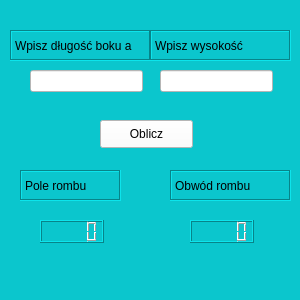
<?xml version="1.0" encoding="UTF-8"?>
<ui version="4.0">
 <class>Romb</class>
 <widget class="QWidget" name="Romb">
  <property name="geometry">
   <rect>
    <x>0</x>
    <y>0</y>
    <width>300</width>
    <height>300</height>
   </rect>
  </property>
  <property name="minimumSize">
   <size>
    <width>300</width>
    <height>300</height>
   </size>
  </property>
  <property name="maximumSize">
   <size>
    <width>300</width>
    <height>300</height>
   </size>
  </property>
  <property name="windowTitle">
   <string>Form</string>
  </property>
  <property name="styleSheet">
   <string notr="true">background:rgb(11, 198, 205)</string>
  </property>
  <widget class="QLabel" name="label">
   <property name="geometry">
    <rect>
     <x>10</x>
     <y>30</y>
     <width>141</width>
     <height>31</height>
    </rect>
   </property>
   <property name="styleSheet">
    <string notr="true">labelcolor:rgb(204, 204, 204)</string>
   </property>
   <property name="frameShape">
    <enum>QFrame::Box</enum>
   </property>
   <property name="frameShadow">
    <enum>QFrame::Sunken</enum>
   </property>
   <property name="lineWidth">
    <number>1</number>
   </property>
   <property name="midLineWidth">
    <number>0</number>
   </property>
   <property name="text">
    <string>Wpisz długość boku a</string>
   </property>
   <property name="wordWrap">
    <bool>false</bool>
   </property>
   <property name="textInteractionFlags">
    <set>Qt::LinksAccessibleByMouse</set>
   </property>
  </widget>
  <widget class="QPushButton" name="obliczButton">
   <property name="geometry">
    <rect>
     <x>100</x>
     <y>120</y>
     <width>93</width>
     <height>28</height>
    </rect>
   </property>
   <property name="styleSheet">
    <string notr="true">background:rgb(255, 255, 255)</string>
   </property>
   <property name="text">
    <string>Oblicz</string>
   </property>
  </widget>
  <widget class="QLabel" name="label_2">
   <property name="geometry">
    <rect>
     <x>20</x>
     <y>170</y>
     <width>101</width>
     <height>31</height>
    </rect>
   </property>
   <property name="styleSheet">
    <string notr="true">labelcolor:rgb(204, 204, 204)</string>
   </property>
   <property name="frameShape">
    <enum>QFrame::Box</enum>
   </property>
   <property name="frameShadow">
    <enum>QFrame::Sunken</enum>
   </property>
   <property name="lineWidth">
    <number>1</number>
   </property>
   <property name="midLineWidth">
    <number>0</number>
   </property>
   <property name="text">
    <string>Pole rombu</string>
   </property>
   <property name="wordWrap">
    <bool>false</bool>
   </property>
   <property name="textInteractionFlags">
    <set>Qt::LinksAccessibleByMouse</set>
   </property>
  </widget>
  <widget class="QLabel" name="label_3">
   <property name="geometry">
    <rect>
     <x>170</x>
     <y>170</y>
     <width>121</width>
     <height>31</height>
    </rect>
   </property>
   <property name="styleSheet">
    <string notr="true">labelcolor:rgb(204, 204, 204)</string>
   </property>
   <property name="frameShape">
    <enum>QFrame::Box</enum>
   </property>
   <property name="frameShadow">
    <enum>QFrame::Sunken</enum>
   </property>
   <property name="lineWidth">
    <number>1</number>
   </property>
   <property name="midLineWidth">
    <number>0</number>
   </property>
   <property name="text">
    <string>Obwód rombu</string>
   </property>
   <property name="wordWrap">
    <bool>false</bool>
   </property>
   <property name="textInteractionFlags">
    <set>Qt::LinksAccessibleByMouse</set>
   </property>
  </widget>
  <widget class="QLCDNumber" name="lcdPoleRombu">
   <property name="geometry">
    <rect>
     <x>40</x>
     <y>220</y>
     <width>64</width>
     <height>23</height>
    </rect>
   </property>
  </widget>
  <widget class="QLCDNumber" name="lcdObwodRombu">
   <property name="geometry">
    <rect>
     <x>190</x>
     <y>220</y>
     <width>64</width>
     <height>23</height>
    </rect>
   </property>
  </widget>
  <widget class="QLineEdit" name="lineEdit_wysokosc">
   <property name="geometry">
    <rect>
     <x>160</x>
     <y>70</y>
     <width>113</width>
     <height>22</height>
    </rect>
   </property>
   <property name="styleSheet">
    <string notr="true">background:rgb(255, 255, 255)</string>
   </property>
   <property name="alignment">
    <set>Qt::AlignHCenter|Qt::AlignTop</set>
   </property>
  </widget>
  <widget class="QLabel" name="label_4">
   <property name="geometry">
    <rect>
     <x>150</x>
     <y>30</y>
     <width>141</width>
     <height>31</height>
    </rect>
   </property>
   <property name="styleSheet">
    <string notr="true">labelcolor:rgb(204, 204, 204)</string>
   </property>
   <property name="frameShape">
    <enum>QFrame::Box</enum>
   </property>
   <property name="frameShadow">
    <enum>QFrame::Sunken</enum>
   </property>
   <property name="lineWidth">
    <number>1</number>
   </property>
   <property name="midLineWidth">
    <number>0</number>
   </property>
   <property name="text">
    <string>Wpisz wysokość</string>
   </property>
   <property name="wordWrap">
    <bool>false</bool>
   </property>
   <property name="textInteractionFlags">
    <set>Qt::LinksAccessibleByMouse</set>
   </property>
  </widget>
  <widget class="QLineEdit" name="lineEdit_bok_a">
   <property name="geometry">
    <rect>
     <x>30</x>
     <y>70</y>
     <width>113</width>
     <height>22</height>
    </rect>
   </property>
   <property name="layoutDirection">
    <enum>Qt::LeftToRight</enum>
   </property>
   <property name="styleSheet">
    <string notr="true">background:rgb(255, 255, 255)</string>
   </property>
   <property name="inputMethodHints">
    <set>Qt::ImhNone</set>
   </property>
   <property name="text">
    <string/>
   </property>
   <property name="alignment">
    <set>Qt::AlignHCenter|Qt::AlignTop</set>
   </property>
  </widget>
 </widget>
 <resources/>
 <connections/>
</ui>
